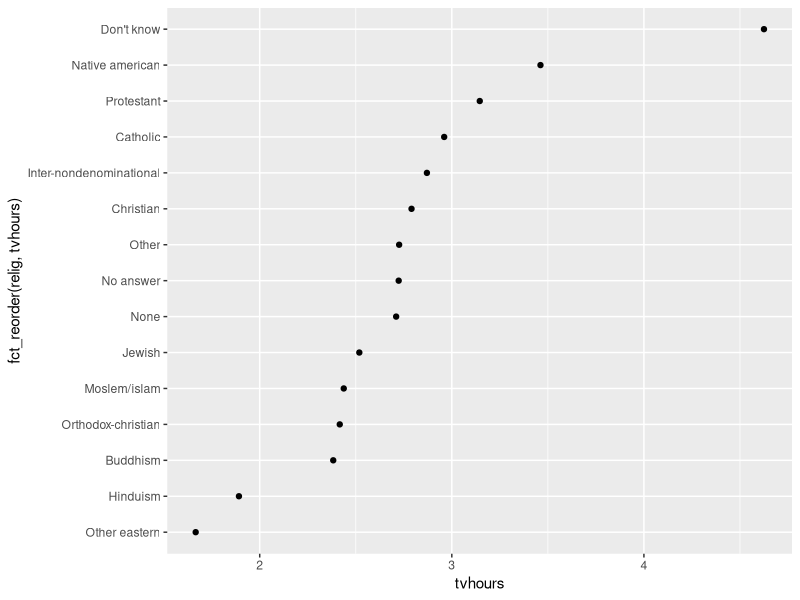
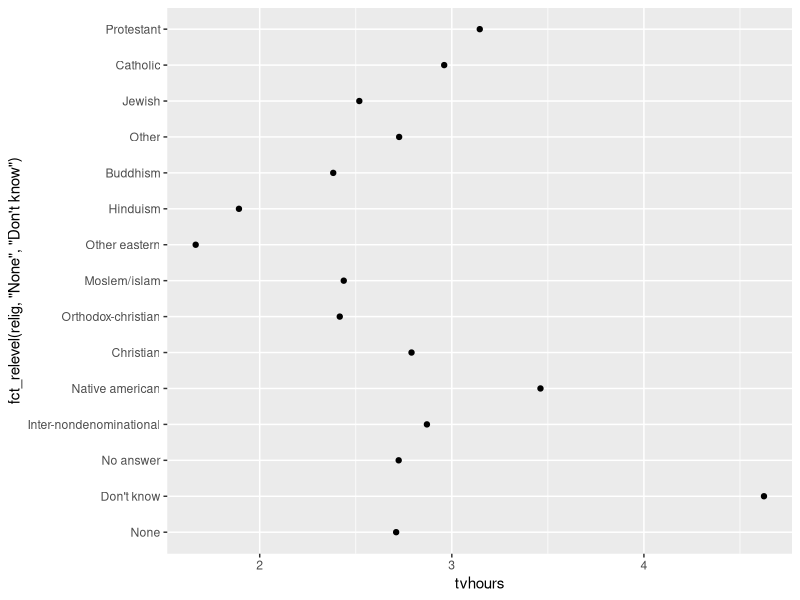
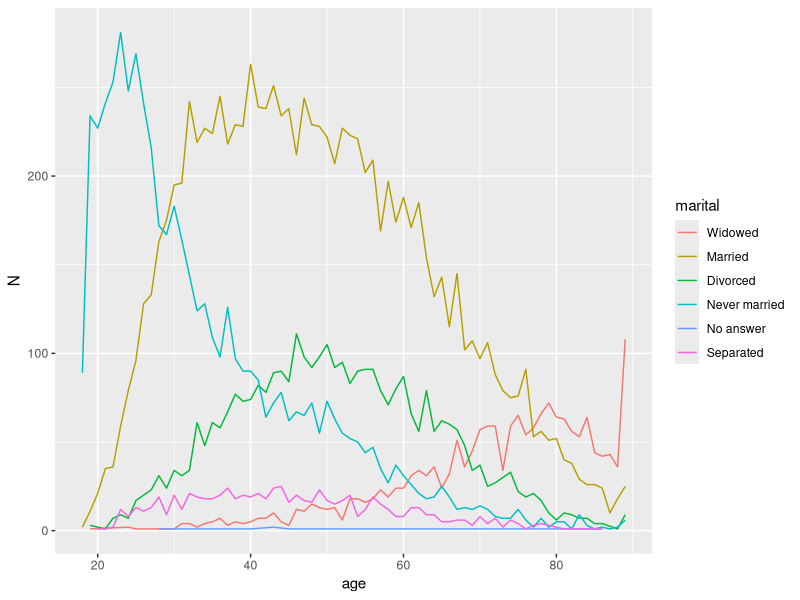
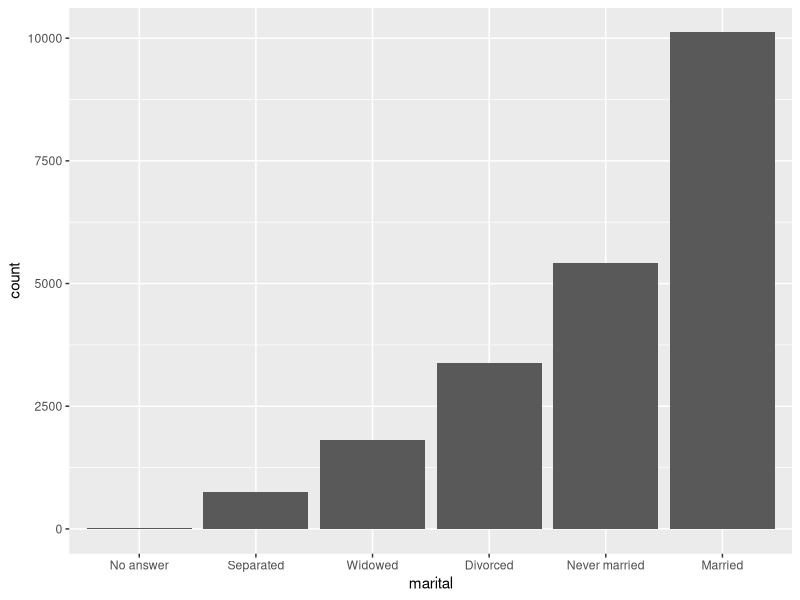

The R source for these figures, in order:
## ---- chunk 1
library(tidyverse)
## ---- chunk 2
dat <- tribble(
  ~subject, ~drug, ~sex, ~time, ~length, ~weigth,
  "1",      "exp",  "F",     3,     168,      88,
  "2",  "placebo",  "M",     3,     176,      91
)
dat
## ---- chunk 3
subject <- c("Tim", "Ann", "Jill")
sex <- c("M", "F", "F")
control <- c(23, 31, 30)
experiment_1 <- c(34, 38, 36)
experiment_2 <- c(40, 42, 44)
dat <-tibble(subject, sex, control, experiment_1, experiment_2)
dat 
## ---- chunk 4
dat_lng <- gather(dat, key = experiment, value = value, 3:ncol(dat))
# df_l3<-df %>% gather(experiment, value, 3:ncol(df)) works as well.
#df_l4<-df %>% gather(experiment, value, c(-subject, -sex)) works as well
dat_lng
## ---- chunk 5
spread(dat_lng, key = experiment, value = value)
## ---- chunk 6
dat <- tibble(a = c("tim", "tom", "jill"), b1 = c(1, 2, 3), b2 = c(4, 5, 6))
dat
## ---- chunk 7
dat1 <- t(dat[,-1])
colnames(dat1) <- dat$a
dat1
## ---- chunk 8
select(iris, liik = Species, Sepal.Length, Sepal.Width) %>% dplyr::as_data_frame()
## ---- chunk 9
iris <- as_tibble(iris)
select(iris, starts_with("Petal"))
select(iris, ends_with("Width"))

# Move Species variable to the front
select(iris, Species, everything())

dat <- as.data.frame(matrix(runif(100), nrow = 10))
dat <- tbl_df(dat[c(3, 4, 7, 1, 9, 8, 5, 2, 6, 10)])
select(dat, V9:V6)
select(dat, num_range("V", 9:6))

# Drop variables with -
select(iris, -starts_with("Petal"))

# Renaming -----------------------------------------
# select() keeps only the variables you specify
# rename() keeps all variables
rename(iris, petal_length = Petal.Length)
## ---- chunk 10
filter(iris, Species=="setosa" & Sepal.Length < 4.5)
## ---- chunk 11
filter(iris, Species=="setosa" | Sepal.Length < 4.5)
## ---- chunk 12
filter(iris, Species !="setosa" | Sepal.Length < 4.5)
## ---- chunk 13
library(stringr)
filter(iris, str_detect(Species, "^v")) 
## ---- chunk 14
summarise(iris, 
          MEAN = mean(Sepal.Length), 
          SD = sd(Sepal.Length), 
          N = n(), 
          n_species = n_distinct(Species))
## ---- chunk 15
iris_grouped <- group_by(iris, Species) 
summarise(iris_grouped, 
          MEAN = mean(Sepal.Length), 
          SD = sd(Sepal.Length), 
          N = n(), 
          n_species = n_distinct(Species))
## ---- chunk 16
mutate(iris_grouped,
       MEAN = mean(Sepal.Length), 
       SD = sd(Sepal.Length))
## ---- chunk 17
mutate(dat_lng, log_value = log(value))
## ---- chunk 18
transmute(dat_lng, subject, gender = sex, log_value = log(value))
## ---- chunk 19
group_by(dat_lng, sex) %>% 
  mutate(norm_value = value / mean(value), 
         n2_val = value / sd(value))
## ---- chunk 20
mutate(dat_lng, 
       norm_value = value / mean(value), 
       n2_val = value / sd(value))
## ---- chunk 21
y <- c(1, 2, 5, NA, 5)
z <- c(NA, NA, 7, 4, 5)
coalesce(z, y)

## ---- chunk 22
library(tidyverse)
a <- tibble(gene= rep(1:5, each=6), 
            value= rnorm(30), 
            indeks= rep(c("E", "C"), each= 3, times=5))
head(a)
## ---- chunk 23
a %>% group_by(gene) %>% summarise(p = t.test(value~indeks)$p.value)
## ---- chunk 24
(dat <- tibble(country = c("Albania"), disease.cases = c("80/1000")))
(df.sep <- dat %>% separate(disease.cases, into=c("cases", "thousand")))
(df.sep <- dat %>% separate(disease.cases, into=c("cases", "thousand"), sep = "/"))
(df.sep <- dat %>% separate(disease.cases, into=c("cases", "thousand"), sep = 2))
(df.sep <- dat %>% separate(disease.cases, into=c("cases", "thousand"), sep = -5))
## ---- chunk 25
(dat <- tibble(index = c(1, 2), 
               taxon = c("Procaryota; Bacteria; Alpha-Proteobacteria; Escharichia", "Eukaryota; Chordata")))
(d1 <- dat %>% separate(taxon, c('riik', 'hmk', "klass", "perekond"), sep = '; ', extra = "merge", fill = "right")) 
## ---- chunk 26
df1 <- tibble(a = c("w", "w, e, f", "g"), b=1:3)
df2 <- df1 %>% mutate(pikk_a = str_split(a, ",")) %>% select(pikk_a) %>% unnest()
df3 <- df1 %>% mutate(pikk_a = str_split(a, ",")) %>% unnest()
## ---- chunk 27
library(forcats)
x1 <- c("Dec", "Apr", "Jan", "Mar")
## ---- chunk 28
y1 <- factor(x1, levels = month.abb)
y1
## ---- chunk 29
f2 <- factor(x1) %>% fct_inorder()
f2
## ---- chunk 30
levels(f2)
## ---- chunk 31
gss_cat #tibble, mille veerg "race" on faktor.
gss_cat %>% count(race)
## ---- chunk 32
library(tidyverse)
i <- iris %>% mutate(
    fact = case_when(
      Sepal.Length > 5.8 | Sepal.Width > 4 ~ "large",
      Species == "setosa"        ~ "I. setosa",
      TRUE                      ~  NA_character_
    ))
## ---- chunk 33
gss_cat %>% count(partyid)
gss_cat %>%
  mutate(partyid = fct_recode(partyid,
                              "Republican, strong"    = "Strong republican",
                              "Republican, weak"      = "Not str republican",
                              "Independent, near rep" = "Ind,near rep",
                              "Independent, near dem" = "Ind,near dem",
                              "Democrat, weak"        = "Not str democrat",
                              "Democrat, strong"      = "Strong democrat",
                              "Other"                 = "No answer",
                              "Other"                 = "Don't know",
                              "Other"                 = "Other party"
  )) %>%
  count(partyid)
## ---- chunk 34
gss_cat %>%
  mutate(relig = fct_lump(relig, n = 5)) %>%
  count(relig, sort = TRUE) %>%
  print()
## ---- chunk 35
z <- 1:10
z1 <- cut(z, breaks = c(0, 3, 6, 10), labels = c("A", "B", "C"))
z1
#Note that to include 1 in level “A” you need to start the first cut <1, while at the right side 3 is included in the 1st cut (in factor level “A”)
z2 <- cut(z, breaks = 3, labels = c("A", "B", "C"))
z2
## ---- chunk 36
library(car) 
x <- rep(1:3, 3)
x
recode(x, "c(1,2) = 'A'; else = 'B'")
recode(x, "c(1,2) = NA")
recode(x, "1:2 = 'A'; 3 = 'B'")
## ---- chunk 37
## summeerime andmed
gsscat_sum  <- group_by(gss_cat, relig) %>%
  summarise(age = mean(age, na.rm = TRUE),
            tvhours = mean(tvhours, na.rm = TRUE),
            n = n())
## joonistame graafiku
p <- ggplot(gsscat_sum, aes(tvhours, fct_reorder(relig, tvhours))) +
  geom_point()
p
## ---- chunk 38
## täiendame eelmist graafikut ümberkorraldatud andmetega
p + aes(tvhours, fct_relevel(relig, "None", "Don't know"))
## ---- chunk 39
## summeerime andmed
gsscat_sum <- filter(gss_cat, !is.na(age)) %>%
  group_by(age, marital) %>%
  mutate(N=n())
## paneme andmed graafikule
ggplot(gsscat_sum, aes(age, N, colour = fct_reorder2(marital, age, N))) +
  geom_line() +
  labs(colour = "marital")
## ---- chunk 40
mutate(gss_cat, marital = fct_infreq(marital) %>% fct_rev()) %>%
  ggplot(aes(marital)) + geom_bar()
